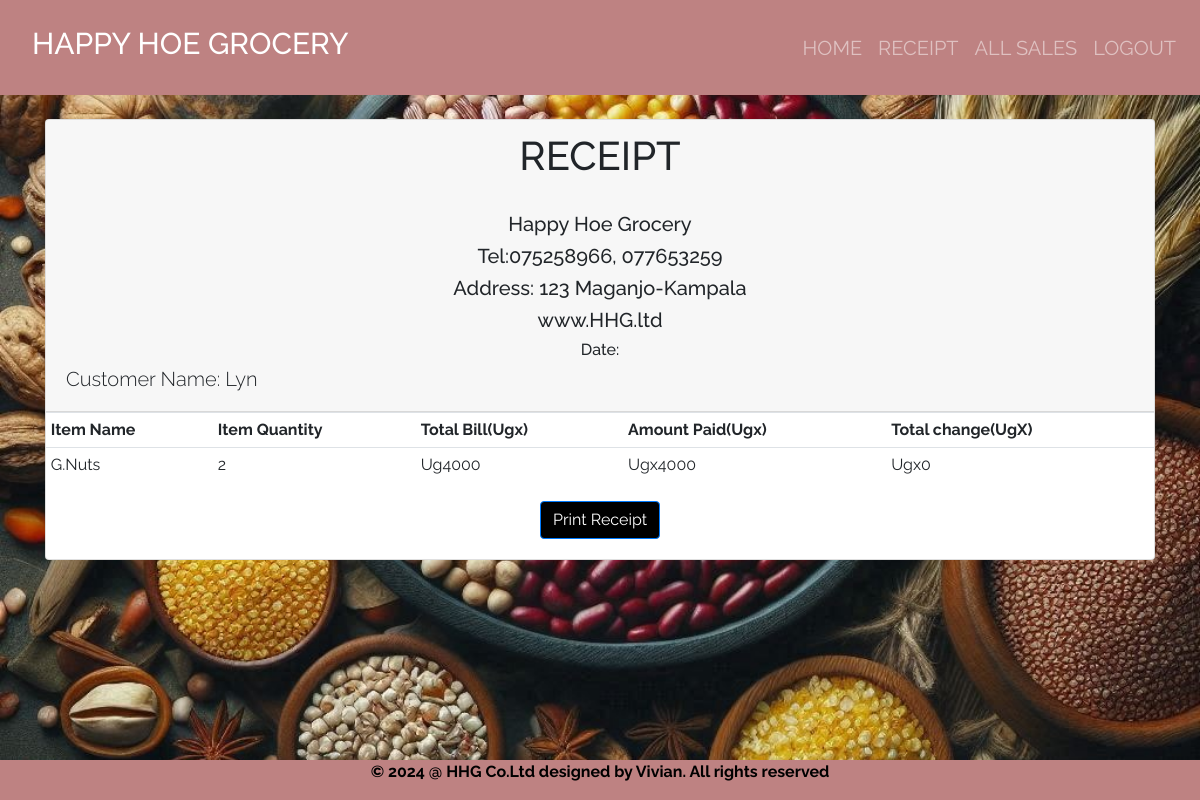
The page /receipt/21/ (signed in) on the database its author committed.
### Grocery_app/models.py (models this page shows, shortened)
class Sale(models.Model):
    item = models.ForeignKey(Stockx, on_delete=models.CASCADE)
    quantity = models.IntegerField(default=0, null=True, blank=True)
    amount_received = models.IntegerField(default=0, null=True, blank=True)
    issued_to = models.CharField(max_length=50, null=True, blank=True)
    unit_price = models.IntegerField(default=0, null=True, blank=True)
    def get_total(self):
        total = self.quantity * self.unit_price
        return int(total)
    def get_change(self):
        change = self.get_total() - self.amount_received
        return abs(int(change))

class Stockx(models.Model):
    item_name = models.CharField(max_length=50, null=True, blank=True)
    dealer_name = models.CharField(max_length=50, null=True, blank=True)
    branch_name = models.CharField(max_length=50, null=True, blank=True)
    unit_price = models.IntegerField(default=0, null=True, blank=True)
    unit_cost = models.IntegerField(default=0, null=True, blank=True)
    total_quantity = models.IntegerField(default=0, null=True, blank=True)
    issued_quantity = models.IntegerField(default=0, null=True, blank=True)
    def __str__(self):
        return self.item_name

### Grocery_app/views.py (the view)
# urls.py: path('receipt/<int:receipt_id>/', views.receipt_detail, name='receipt_detail'),
@login_required
def receipt_detail(request, receipt_id):
    receipt = Sale.objects.get(id=receipt_id)
    return render(request, 'Grocery_app/receipt_detail.html', {'receipt': receipt})

### Grocery_app/templates/Grocery_app/receipt_detail.html (shortened to what this page needs)
{% extends 'Grocery_app/base.html'%} {% block content%}
<br />
<div class="container">
  <div class="row">
    <div class="col-md-12">
      <div class="card">
        <div class="card-header">
          <h1 class="text-center">RECEIPT</h1><br>
          <div class="first">
            <h5>Happy Hoe Grocery</h5>
      <h5>Tel:075258966, 077653259</h5>
      <h5>Address: 123 Maganjo-Kampala</h5>
      <h5>www.HHG.ltd</h5>
      <h6>Date: {{ receipt.date }} </h6>
          </div>
          <h2 class="lead">Customer Name: {{receipt.issued_to | title}}</h2>
        </div>
        <div class="card-block">
          <div class="table-responsive">
            <table class="table table-sm">
              <thead>
                <tr>
                  <td><strong>Item Name</strong></td>
                  <td class="text-xs-center"><strong>Item Quantity</strong></td>
                  <td class="text-xs-right"><strong>Total Bill(Ugx)</strong></td>
                  <td class="text-xs-right"><strong>Amount Paid(Ugx)</strong></td>
                  <td class="text-xs-right">
                    <strong>Total change(UgX)</strong>
                  </td>
                </tr>
              </thead>
              <tbody>
                <tr>
                  <td>{{receipt.item| title}}</td>
                  <td class="text-xs-center">{{receipt.quantity }}</td>
                  <td class="text-xs-center">Ug{{receipt.get_total | title}}</td>
                  <td class="text-xs-right">Ugx{{ receipt.amount_received }}</td>
                  <td class="text-xs-right">Ugx{{ receipt.get_change }}</td>
                </tr>
              </tbody>
            </table>
            <div class="print">
              <button id="print-button" class="btn btn-primary" style="background: black;" onclick="printReceipt()">Print Receipt</button>
            </div>
          </div>
        </div>
      </div>
    </div>
  </div>
</div>
{% endblock %}

### Grocery_app/static/css/main.css (style rules this page uses)
html,body { position: relative; overflow-x: hidden; background: url('/static/images/img6.jpg'); width: 100% !important; height: 100vh; display: table; position: relative; background-position: center; background-attachment: scroll; -o-background-size: cover; -moz-background-size: cover; -webkit-background-size: cover; background-size: cover; background-repeat: no-repeat; }
body { background-color: hsl(0, 39%, 43%); font-family: 'raleway'; }

### Grocery_app/static/css/styles.css (style rules this page uses)
body { background-color: burlywood; background-image: url('pic1.jpg'); }

### Grocery_app/templates/Grocery_app/receipt_detail.html (style rules this page uses)
.print { margin: 20px auto; display: flex; justify-content: center; }
.first { font-weight: bolder; text-align: center; }

### rows shown on the page
Sale: issued_to "Lyn", item "G.Nuts", quantity "2", get_total "4000", amount_received "4000", get_change "0"
